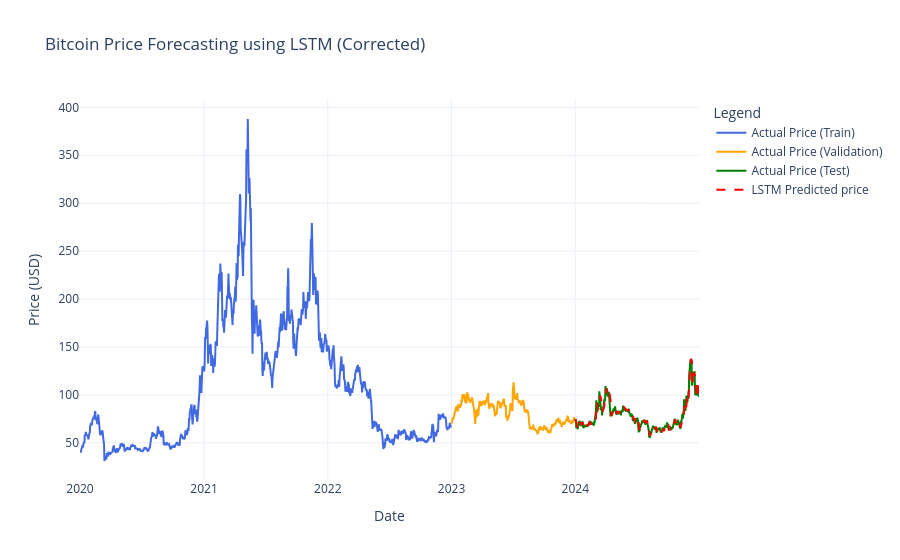

Notebook code cell kept with this figure:
### Markdown cell above
## 10. Prepare Data for Plotting and Visualize Results

### Code cell
# Get original data indices corresponding to train/val/test periods
train_dates = df_LTC.index[:training_data_len]
val_dates = df_LTC.index[training_data_len:val_idx_end]
test_dates = df_LTC.index[val_idx_end:]

# Ensure prediction length matches test dates length
if len(predictions_unscaled) != len(test_dates):
    print(f"Warning: Length mismatch between predictions ({len(predictions_unscaled)}) and test dates ({len(test_dates)}). Adjusting plot data.")
    # Attempt to align - this assumes prediction starts on the first test date
    min_len = min(len(predictions_unscaled), len(test_dates))
    plot_test_dates = test_dates[:min_len]
    plot_predictions = predictions_unscaled[:min_len]
    plot_y_test_unscaled = y_test_unscaled[:min_len]
else:
    plot_test_dates = test_dates
    plot_predictions = predictions_unscaled
    plot_y_test_unscaled = y_test_unscaled


# Create DataFrames for plotting
train_plot_df = pd.DataFrame({'Date': train_dates, 'Close': df_LTC['Close'][:training_data_len]})
val_plot_df = pd.DataFrame({'Date': val_dates, 'Close': df_LTC['Close'][training_data_len:val_idx_end]})
test_plot_df = pd.DataFrame({'Date': plot_test_dates, 'Close': plot_y_test_unscaled.flatten(), 'Predictions': plot_predictions.flatten()})


# Plot the results using Plotly
fig = go.Figure()
fig.add_trace(go.Scatter(x=train_plot_df.Date, y=train_plot_df.Close, mode='lines', name='Actual Price (Train)', line=dict(color='royalblue')))
fig.add_trace(go.Scatter(x=val_plot_df.Date, y=val_plot_df.Close, mode='lines', name='Actual Price (Validation)', line=dict(color='orange')))
fig.add_trace(go.Scatter(x=test_plot_df.Date, y=test_plot_df.Close, mode='lines', name='Actual Price (Test)', line=dict(color='green')))
fig.add_trace(go.Scatter(x=test_plot_df.Date, y=test_plot_df.Predictions, mode='lines', name='LSTM Predicted price', line=dict(color='red', dash='dash')))

fig.update_layout(
    title="Bitcoin Price Forecasting using LSTM (Corrected)",
    xaxis_title="Date",
    yaxis_title="Price (USD)",
    legend_title="Legend",
    template="plotly_white"
)
fig.show()

### Figure 1 — Plotly figure (JSON) as saved in the notebook; plotly's stock layout.template omitted (floating-point values rounded to 4 significant figures; data arrays with more than 128 entries replaced by an {"elided": "..."} marker saying what was removed)
{"data": [{"line": {"color": "royalblue"}, "mode": "lines", "name": "Actual Price (Train)", "type": "scatter", "x": {"elided": "1096 str values"}, "y": {"elided": "1096 float values"}}, {"line": {"color": "orange"}, "mode": "lines", "name": "Actual Price (Validation)", "type": "scatter", "x": {"elided": "365 str values"}, "y": {"elided": "365 float values"}}, {"line": {"color": "green"}, "mode": "lines", "name": "Actual Price (Test)", "type": "scatter", "x": {"elided": "366 str values"}, "y": {"elided": "366 float values"}}, {"line": {"color": "red", "dash": "dash"}, "mode": "lines", "name": "LSTM Predicted price", "type": "scatter", "x": {"elided": "366 str values"}, "y": {"elided": "366 float values"}}], "layout": {"legend": {"title": {"text": "Legend"}}, "title": {"text": "Bitcoin Price Forecasting using LSTM (Corrected)"}, "xaxis": {"title": {"text": "Date"}}, "yaxis": {"title": {"text": "Price (USD)"}}}}
